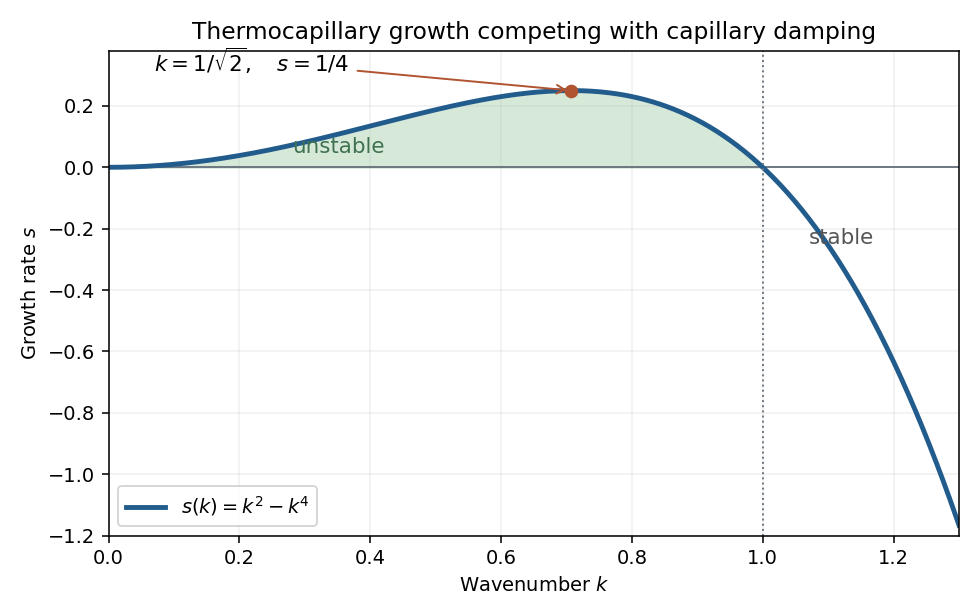

Here is the Python script that generated this plot:
"""Thermocapillary film dispersion. Python 3.14; NumPy 2.3.5, Matplotlib 3.10.7.

Run from the desired output directory; emits only the PNG basename there.
Uses the caller's MPLCONFIGDIR unchanged.
"""
import numpy as np
import matplotlib
matplotlib.use('Agg')
import matplotlib.pyplot as plt

k=np.linspace(0,1.3,601);s=k*k-k**4
fig,ax=plt.subplots(figsize=(7,4.4),dpi=140)
fig.patch.set_facecolor('white');ax.set_facecolor('white')
ax.axhline(0,color='#6d7781',lw=1)
ax.plot(k,s,color='#225c8c',lw=2.5,label=r'$s(k)=k^2-k^4$')
ax.fill_between(k,0,s,where=(k<1),color='#d6e8d8',alpha=1)
km=1/np.sqrt(2)
ax.plot([km],[.25],'o',color='#b05330')
ax.annotate(r'$k=1/\sqrt{2},\quad s=1/4$',xy=(km,.25),xytext=(.07,.31),arrowprops={'arrowstyle':'->','color':'#b05330'},fontsize=11)
ax.axvline(1,color='#6d7781',lw=1,ls=':')
ax.text(.28,.045,'unstable',fontsize=11,color='#3f7250')
ax.text(1.07,-.25,'stable',fontsize=11,color='#555555')
ax.set(xlim=(0,1.3),ylim=(-1.2,.38),xlabel=r'Wavenumber $k$',ylabel=r'Growth rate $s$')
ax.set_title('Thermocapillary growth competing with capillary damping')
ax.legend(loc='lower left');ax.grid(alpha=.18)
fig.tight_layout()
fig.savefig('paper-44-dispersion.png',facecolor='white',transparent=False)
plt.close(fig)
